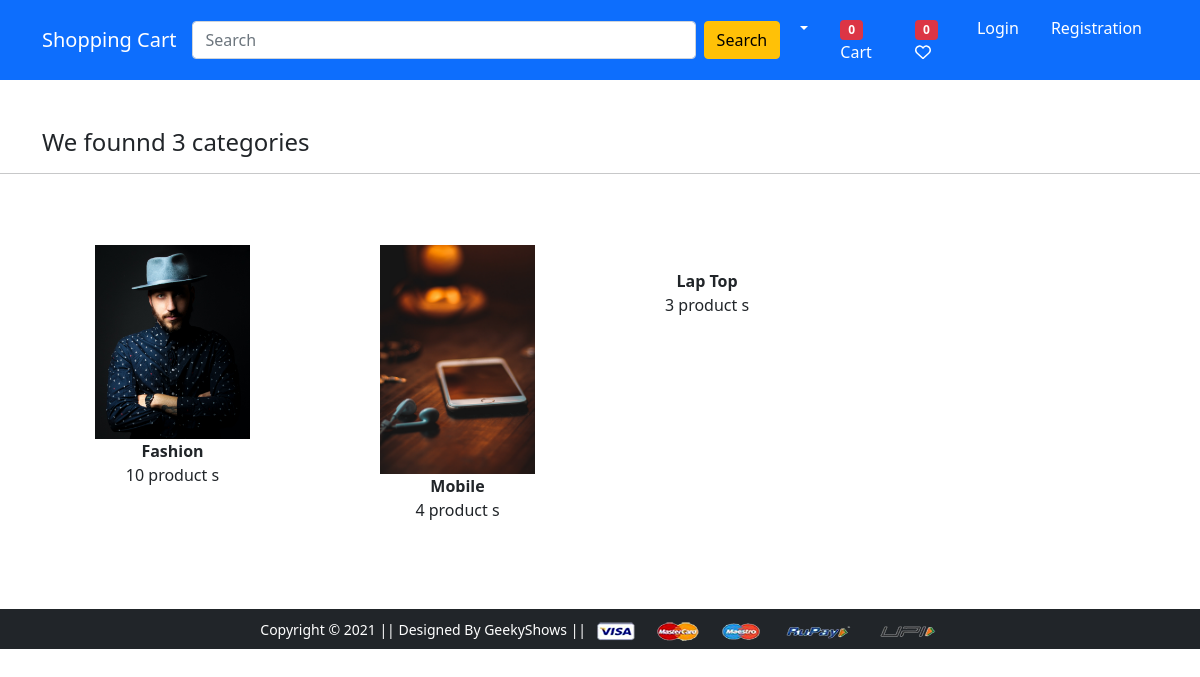
The page /category/ on the database its author committed.
### core/models.py (models this page shows, shortened)
class Cetogeory(models.Model):
    cid = models.CharField(
        max_length=22,
        unique=True,
        default=uuid.uuid4,
        editable=False
    )
    title = models.CharField(max_length=100)
    image = models.ImageField(upload_to='product')

### core/views.py (the view)
# urls.py: path('category/', views.category_list_view, name='category'),
def category_list_view(request):
  category = Cetogeory.objects.all()
  context = {
    'category':category
  }
  return render(request, 'app/category.html', context)

### core/context_proccessors.py (called while the page is built, shortened)
def default(request):
    categories = Cetogeory.objects.all()
    product = Product.objects.all()
    brand = Brand.objects.all()
    cart_count = 0
    wish_list_count = 0
    return {
        'categories': categories,
        'product': product,
        'brand': brand,
        'cart_count' :cart_count,
        'wish_list_count': wish_list_count
    }

### templates/app/category.html (shortened to what this page needs)
{% extends 'app/base.html' %}
{% load static %}
{% block main-content %}
<div class="mt-5">
    <h4 class="container">We founnd {{category.count}} categories</h4>
    <hr>
   <div class="container my-5">
    <div class="row">
     {% for c in category %}
     <div class="col-sm-3">
      <div class=" container mb-3">
        <div class="card-body hover">
         <a href="{% url 'app:category_product_list' c.cid %}" class="btn">
         <img src="{{ c.image.url }}" alt="" width="100%"><br>
           <span class="fw-bold">{{c.title}}</span><br>
           <span class=""> {{c.category.count}} product {{c.category.count|pluralize}} </span></a>
         </div>
       </div>
     </div>
     {% endfor %}
     </div>
     </div>
     </div>
{% endblock main-content %}

### rows shown on the page
Cetogeory: image (picture), title "Fashion", category.count "10"
Cetogeory: image (picture), title "Mobile", category.count "4"
Cetogeory: title "Lap Top", category.count "3"

### other values the page prints
{{ cart_count }} "0"
{{ wish_list_count }} "0"
{{ category.count }} "3"
